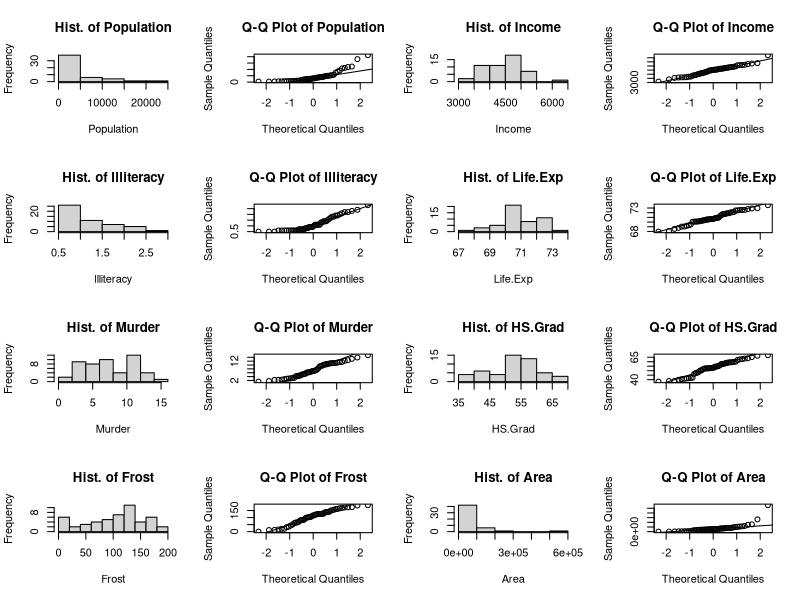
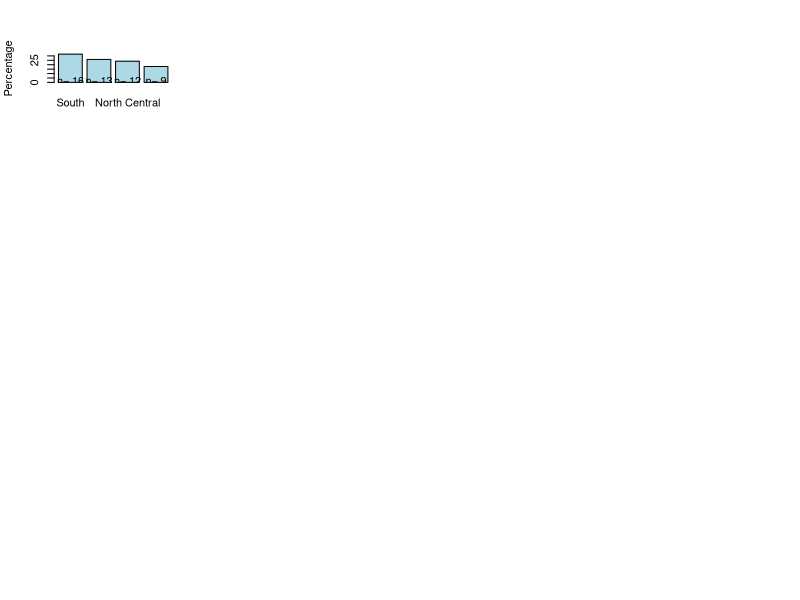
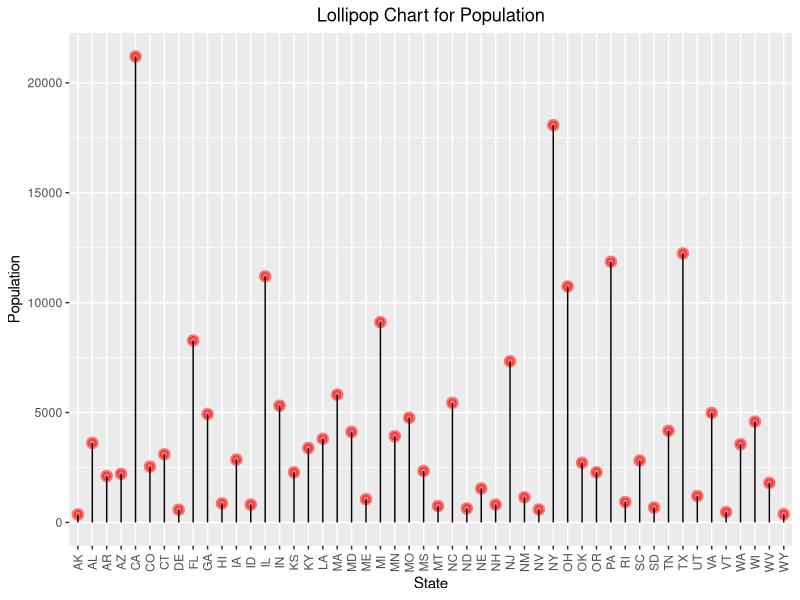
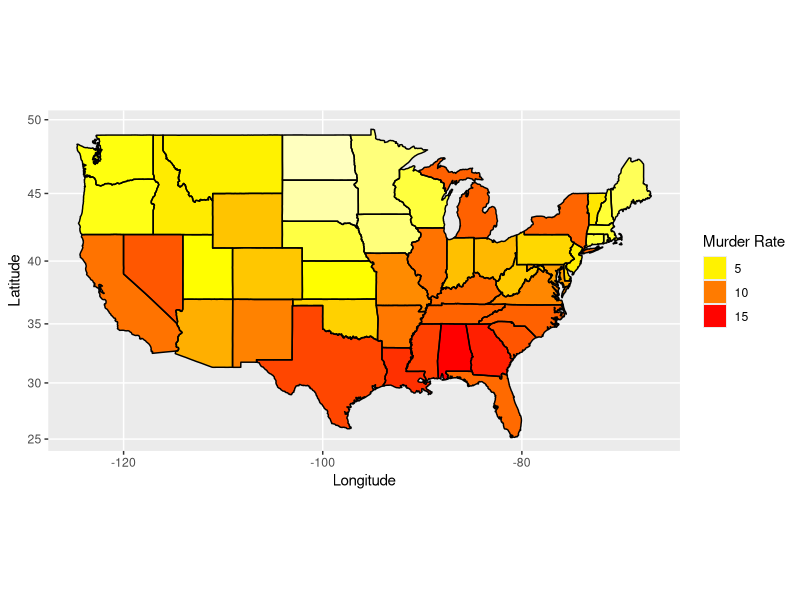
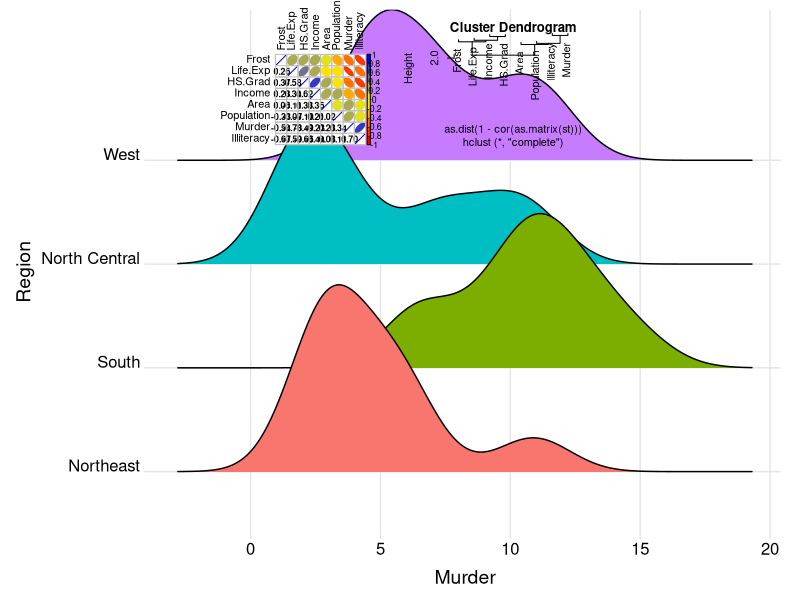
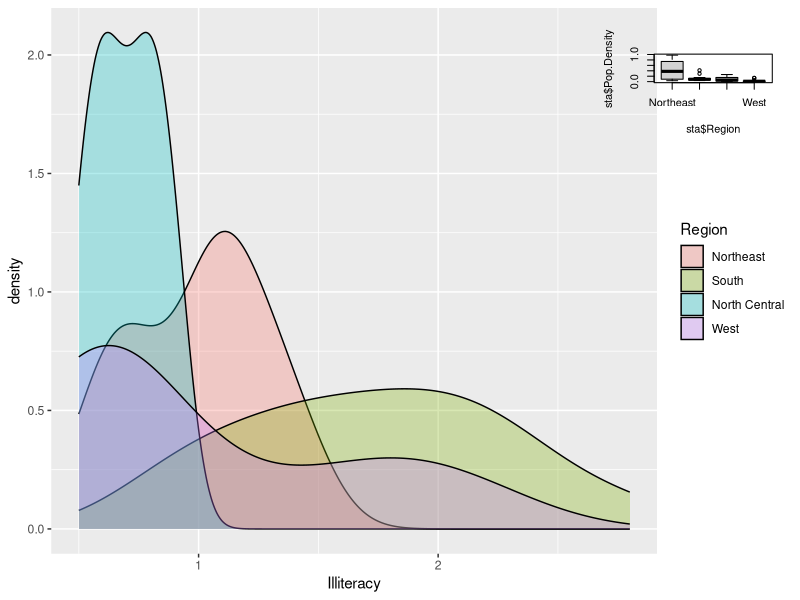
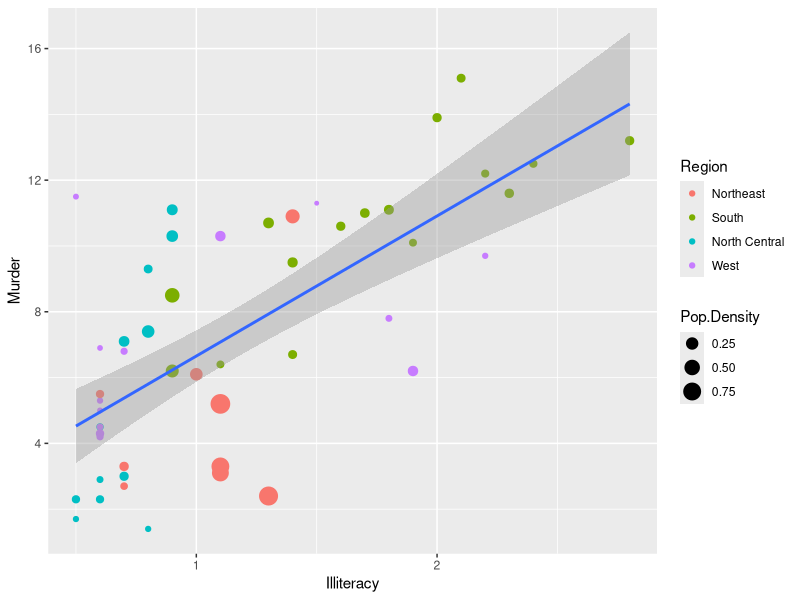
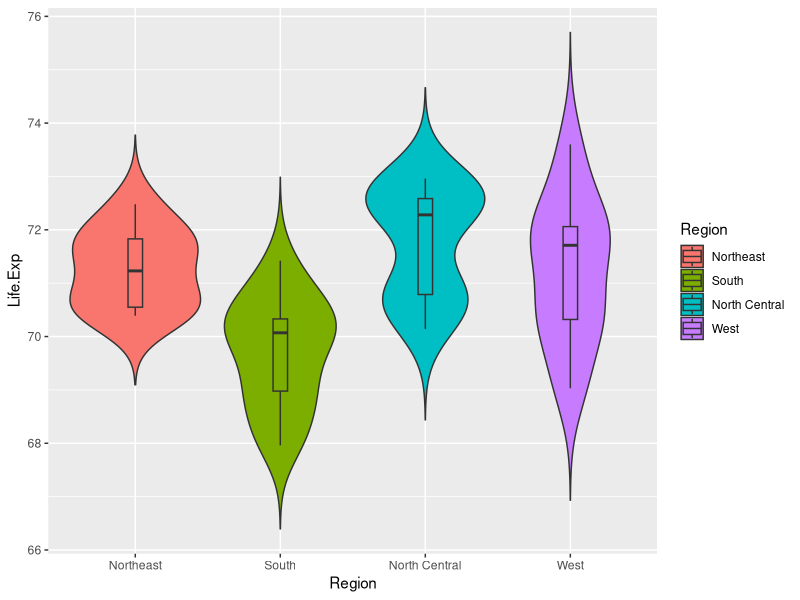

R code for these plots, in order:
## ---- chunk 1
tem <- data.frame(state.x77)               # transform matrix into data frame
sta <- cbind(state.abb, tem, state.region) #combine the three data sets
colnames(sta)[1] <- "State"                #Rename first column
colnames(sta)[10] <- "Region"              #Rename the 10th column
head(sta)
str(sta)
summary(sta)
## ---- chunk 2
library(dplyr)
a <- colnames(sta)[2:9] # pick up all numeric columns/variables according to the names 
par(mfrow = c(4, 4))    # layout outputs in 4 rows and 4 columns
for (i in 1:length(a)){ # Use a for loop to test normality of all variables listed in the vector a
  sub = sta[a[i]][,1] # Extract corresponding variable a[i] in data frame sta as a numeric vector
                        
  hist(sub, main = paste("Hist. of", a[i], sep = " "), xlab = a[i]) #Histogram
  qqnorm(sub, main = paste("Q-Q Plot of", a[i], sep = " ")) #Q-Q plot
  qqline(sub)           # Add a QQ plot line. 
 
   if (i == 1) {s.t <- shapiro.test(sub) # Normality test for population
  } else {s.t <- rbind(s.t, shapiro.test(sub)) # Bind a new test result to previous results in row. 
 }
}
s.t <- s.t[, 1:2]       # take the first two column of shapiro.test result
s.t <- cbind(a, s.t)    # add variable name for the result
s.t
## ---- chunk 3
counts <- sort(table(sta$Region), decreasing = TRUE)  #Count the number of states in each region
percentages <- 100 * counts / length(sta$Region)      #Calculate the percentage of states in each region
barplot(percentages, ylab = "Percentage", col = "lightblue") #Obtain bar chart based on percentages
text(x=seq(0.7, 5, 1.2), 2, paste("n=", counts))      #Add count to each bar
## ---- chunk 4
library(ggplot2)
ggplot(sta, aes(x = State, y = Population)) +
  geom_point(size=3, color="red", fill=alpha("orange", 0.3), alpha=0.5, shape=20, stroke=2) +
  geom_segment(aes(x = State, xend = State, y = 0, yend = Population)) +
  labs(title = "Lollipop Chart for Population") +
  theme(plot.title = element_text(hjust = 0.5), axis.text.x = element_text(angle = 90, vjust = 0.5))
## ---- chunk 5
library(maps)
library(ggplot2)
sta$region <- tolower(state.name)  # Create new character vector with lowercase states names
states <- map_data("state")        # Extract state data
map <- merge(states, sta, by = "region", all.x = T)  # Merge states and state.x77 data
map <- map[order(map$order), ]
ggplot(map, aes(x = long, y = lat, group = group)) +  
  geom_polygon(aes(fill = Murder)) +   
  geom_path() + 
  scale_fill_gradientn(colours = rev(heat.colors(10))) +
  coord_map() +
  labs(x = "Longitude", y = "Latitude") +
  guides(fill = guide_legend(title = "Murder Rate")) +  
  theme(plot.title = element_text(hjust = 0.5))
## ---- chunk 6
library(ggridges)
ggplot(sta, aes(x = Murder, y = Region, fill = Region)) +
  geom_density_ridges() +
  theme_ridges() + 
  theme(legend.position = "none", plot.title = element_text(hjust = 0.5),
        axis.title.x = element_text(hjust = 0.5), axis.title.y = element_text(hjust = 0.5))
## ---- chunk 7
st <- sta[, 2:9] #take numeric variables as goal matrix
library(ellipse) 
library(corrplot)
corMatrix <- cor(as.matrix(st)) # Calculate correlation matrix
col <- colorRampPalette(c("red", "yellow", "blue"))   #Color values. Red, yellow and blue represent that the coefficients are -1, 0 and 1 respectively. You can use more than 3 colors to represent the coefficients ranging from -1 to 1.
corrplot.mixed(corMatrix, order = "AOE", lower = "number", lower.col = "black", 
               number.cex = .8, upper = "ellipse",  upper.col = col(10), 
               diag = "u", tl.pos = "lt", tl.col = "black") #Type ?corrplot.mixed in the Console to get help in detail.
## ---- chunk 8
plot(hclust(as.dist(1 - cor(as.matrix(st)))))  # hierarchical clustering
## ---- chunk 9
ggplot(sta, aes(x = Illiteracy, fill = Region)) + geom_density(alpha = 0.3)
## ---- chunk 10
sta$Pop.Density <- sta$Population/sta$Area
boxplot(sta$Pop.Density ~ sta$Region)
model <- aov(sta$Pop.Density ~ sta$Region, sta)
summary(model)
## ---- chunk 11
ggplot(sta, aes(x = Illiteracy, y = Murder)) + 
  geom_point(aes(size = Pop.Density, color = Region)) + 
  geom_smooth(method = 'lm',formula = y ~ x) +  # add regression line
  theme(plot.title = element_text(hjust = 0.5))
## ---- chunk 12
ggplot(sta, aes(x = Region, y = Life.Exp, fill = Region)) + 
  geom_violin(trim = FALSE) + 
  geom_boxplot(width = 0.1) +
  theme(plot.title = element_text(hjust = 0.5))
## ---- chunk 13
# group income into IncomeType first
sta.income <- sta %>% mutate(IncomeType = factor(ifelse(Income < 3500, "Under3500",  
                             ifelse(Income < 4000 & Income >= 3500, "3500-4000",
                                    ifelse(Income < 4500 & Income >= 4000, "4000-4500",
                                           ifelse(Income < 5000 & Income >= 4500, "4500-5000", 
                                                  "Above5000"))))))
ggplot(sta.income, aes(x = Murder, y = Life.Exp)) + 
  geom_point(aes(shape = IncomeType, color = Region, size = HS.Grad)) + 
  geom_smooth(method = 'lm',formula = y ~ x) +
  theme(plot.title = element_text(hjust = 0.5))
## ---- chunk 14
library(gplots)
st.matrix <- as.matrix(st) # transfer the data frame to matrix
s <- apply(st.matrix, 2, function(y)(y - mean(y)) / sd(y))  # standardize data
a <- heatmap.2(s, 
          col = greenred(75),   #color green red
          density.info = "none", 
          trace = "none", 
          scale = "none", 
          RowSideColors = rainbow(4)[sta$Region],  
          srtCol = 45,  #column labels at 45 degree
          margins = c(5, 8), # bottom and right margins
          lhei = c(5, 15)
) 
legend("topright", levels(sta$Region), fill = rainbow(4), cex = 0.8)  # add legend 
## ---- chunk 15
row.names(st) <- sta$State
stars(st, key.loc = c(13, 1.5), draw.segments = T)   
## ---- chunk 16
pca = prcomp(st, scale = T)  #scale = T to normalize the data
pca
plot(pca)  # plot the amount of variance each principal components captures.
summary(pca)  #shows the importance of the components
percentVar <- round(100 * summary(pca)$importance[2, 1:7], 0) # compute % variances
percentVar
## ---- chunk 17
library(ggfortify)
row.names(sta) <- sta$State
autoplot(prcomp(st,  scale = T), data = sta, 
         colour = 'Region', shape = FALSE, label = TRUE, label.size = 3.5,
         loadings = TRUE, loadings.colour = 'blue', loadings.label = TRUE, 
         loadings.label.size = 4, loadings.label.colour = 'blue')
## ---- chunk 18
lm.data <- sta[, c(2:6, 9:10)]
lm.data <- within(lm.data, Region <- relevel(Region, ref = "South"))  # set region South as reference
model <- lm(Murder ~ .,  data = lm.data)
summary(model)
